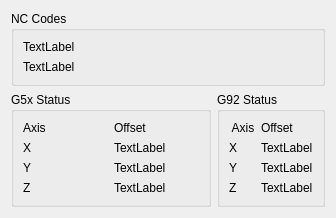
      <widget class="QWidget" name="tab_2">
       <attribute name="title">
        <string>Status</string>
       </attribute>
       <layout class="QGridLayout" name="gridLayout_7">
        <item row="1" column="0" alignment="Qt::AlignLeft">
         <widget class="QGroupBox" name="groupBox_3">
          <property name="minimumSize">
           <size>
            <width>200</width>
            <height>0</height>
           </size>
          </property>
          <property name="title">
           <string>G5x Status</string>
          </property>
          <layout class="QGridLayout" name="gridLayout_8">
           <item row="0" column="0">
            <widget class="QLabel" name="label_9">
             <property name="text">
              <string>Axis</string>
             </property>
            </widget>
           </item>
           <item row="0" column="1">
            <widget class="QLabel" name="label_18">
             <property name="text">
              <string>Offset</string>
             </property>
            </widget>
           </item>
           <item row="1" column="0">
            <widget class="QLabel" name="label_10">
             <property name="text">
              <string>X</string>
             </property>
            </widget>
           </item>
           <item row="1" column="1">
            <widget class="QLabel" name="g5x_lb_x">
             <property name="text">
              <string>TextLabel</string>
             </property>
            </widget>
           </item>
           <item row="2" column="0">
            <widget class="QLabel" name="label_16">
             <property name="text">
              <string>Y</string>
             </property>
            </widget>
           </item>
           <item row="2" column="1">
            <widget class="QLabel" name="g5x_lb_y">
             <property name="text">
              <string>TextLabel</string>
             </property>
            </widget>
           </item>
           <item row="3" column="0">
            <widget class="QLabel" name="label_17">
             <property name="text">
              <string>Z</string>
             </property>
            </widget>
           </item>
           <item row="3" column="1">
            <widget class="QLabel" name="g5x_lb_z">
             <property name="text">
              <string>TextLabel</string>
             </property>
            </widget>
           </item>
          </layout>
         </widget>
        </item>
        <item row="1" column="1" alignment="Qt::AlignRight">
         <widget class="QGroupBox" name="groupBox_4">
          <property name="title">
           <string>G92 Status</string>
          </property>
          <layout class="QGridLayout" name="gridLayout_9">
           <item row="0" column="0">
            <widget class="QLabel" name="label_19">
             <property name="text">
              <string> Axis</string>
             </property>
            </widget>
           </item>
           <item row="0" column="1">
            <widget class="QLabel" name="label_23">
             <property name="text">
              <string>Offset</string>
             </property>
            </widget>
           </item>
           <item row="1" column="0">
            <widget class="QLabel" name="label_20">
             <property name="text">
              <string>X</string>
             </property>
            </widget>
           </item>
           <item row="1" column="1">
            <widget class="QLabel" name="g92_lb_x">
             <property name="text">
              <string>TextLabel</string>
             </property>
            </widget>
           </item>
           <item row="2" column="0">
            <widget class="QLabel" name="label_21">
             <property name="text">
              <string>Y</string>
             </property>
            </widget>
           </item>
           <item row="2" column="1">
            <widget class="QLabel" name="g92_lb_y">
             <property name="text">
              <string>TextLabel</string>
             </property>
            </widget>
           </item>
           <item row="3" column="0">
            <widget class="QLabel" name="label_22">
             <property name="text">
              <string>Z</string>
             </property>
            </widget>
           </item>
           <item row="3" column="1">
            <widget class="QLabel" name="g92_lb_z">
             <property name="text">
              <string>TextLabel</string>
             </property>
            </widget>
           </item>
          </layout>
         </widget>
        </item>
        <item row="0" column="0" colspan="2">
         <widget class="QGroupBox" name="groupBox_3">
          <property name="title">
           <string>NC Codes</string>
          </property>
          <layout class="QGridLayout" name="gridLayout_4">
           <item row="0" column="0">
            <widget class="QLabel" name="gcodes_lb">
             <property name="text">
              <string>TextLabel</string>
             </property>
            </widget>
           </item>
           <item row="1" column="0">
            <widget class="QLabel" name="mcodes_lb">
             <property name="text">
              <string>TextLabel</string>
             </property>
            </widget>
           </item>
          </layout>
         </widget>
        </item>
       </layout>
      </widget>
